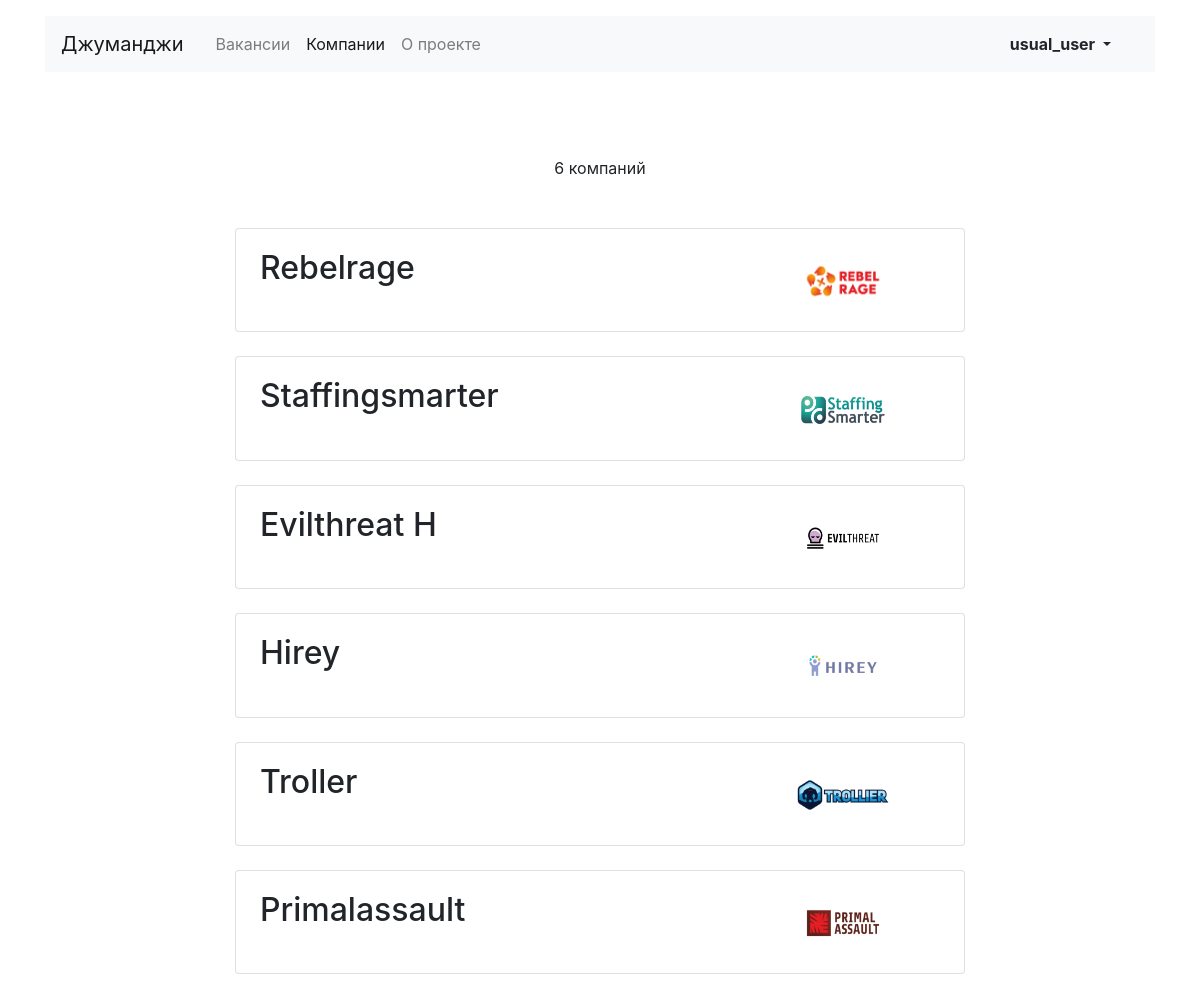
The app's page /companies/ (signed in) with its own data.
### job/models.py (models this page shows, shortened)
class Company(models.Model):
    name = models.CharField(max_length=255)
    location = models.CharField(max_length=255, blank=True, null=True)
    logo = models.ImageField(upload_to='companies', blank=True)
    description = models.TextField(blank=True, null=True)
    employee_count = models.IntegerField(blank=True, null=True)
    owner = models.ForeignKey(User, on_delete=models.CASCADE, related_name='company', null=True)

### job/views.py (the view)
# urls.py: path('companies/', CompaniesListView.as_view(), name='company_all'),
class CompaniesListView(ListView):
    model = Company
    def get_context_data(self, **kwargs):
        context = super(CompaniesListView, self).get_context_data(**kwargs)
        if self.request.user.is_authenticated:
            context['company_list'] = Company.objects.filter(owner=self.request.user)
        return context

### job/templates/job/company_list.html (shortened to what this page needs)
{% extends 'job/base.html' %}
{% block content %}
    {% if user.is_authenticated %}
        <section>
        <h1 class="h1 text-center mx-auto mt-4 pt-5" style="font-size: 70px;"><strong>{{ category.title }}</strong></h1>
        <p class="text-center pt-1">{{ company_list.count }} компаний</p>
        <div class="row mt-5">
            <div class="col-12 col-lg-8 offset-lg-2 m-auto">
                {% for company in company_list %}
                    <div class="card mb-4">
                        <div class="card-body px-4">
                            <div class="row">
                                <div class="col-12 col-md-8 col-lg-9">
                                    <h2 class="h2 pb-2">{{ company.name | title }}</h2>
                                </div>
                                <div class="col-12 col-md-4 col-lg-3 d-flex align-items-end">
                                    <a href="{% url 'company_detail' company.id %}"><img src="{{ company.logo.url }}" width="100" height="60" alt="{{ company.name }}"></a>
                                </div>
                            </div>
                        </div>
                    </div>
                {% endfor %}
            </div>
        </div>
    </section>
    {% endif %}
{% endblock content %}

### job/templates/job/base.html (shortened to what this page needs)
<!DOCTYPE html>
<html lang="ru">
<head>
    <link rel="stylesheet" href="https://stackpath.bootstrapcdn.com/bootstrap/4.3.1/css/bootstrap.min.css"
>
</head>
<body>
<header class="container mt-3">
    <nav class="navbar navbar-expand-lg navbar-light bg-light">
        <a class="navbar-brand mr-4" href="{% url 'home' %}">Джуманджи</a>
        <div class="collapse navbar-collapse justify-content-between" id="navbarNav">
            <ul class="navbar-nav col-10">
                {% url 'vacancies' as vacancies_url %}
                <li class="nav-item {% if vacancies_url == request.path %}active{% endif %}">
                    <a class="nav-link" href="{{ vacancies_url }}">Вакансии</a>
                </li>
                {% url 'company_all' as company_all_url %}
                <li class="nav-item {% if company_all_url == request.path %}active{% endif %}">
                    <a class="nav-link" href="{{ company_all_url }}">Компании</a>
                </li>
                <li class="nav-item">
                    <a class="nav-link" href="#">О проекте</a>
                </li>
            </ul>
            <ul class="navbar-nav col-2 justify-content-end">
                {% if user.is_authenticated %}
                <li class="nav-item active">
                    <div class="btn-group">
                        <button type="button" class="btn dropdown-toggle font-weight-bold" data-toggle="dropdown"
                                aria-haspopup="true" aria-expanded="false">
                            {{ user }}
                        </button>
                    </div>
                </li>
                {% endif %}
            </ul>
        </div>
    </nav>
</header>
<main class="container mt-3">
    {% block content %} {% endblock content %}
</main>
</body>
</html>

### records on screen
Company: name "Rebelrage", logo (picture)
Company: name "Staffingsmarter", logo (picture)
Company: name "Evilthreat H", logo (picture)
Company: name "Hirey", logo (picture)
Company: name "Troller", logo (picture)
Company: name "Primalassault", logo (picture)

### other values on screen
{{ user }} "usual_user"
{{ company_list.count }} "6"
